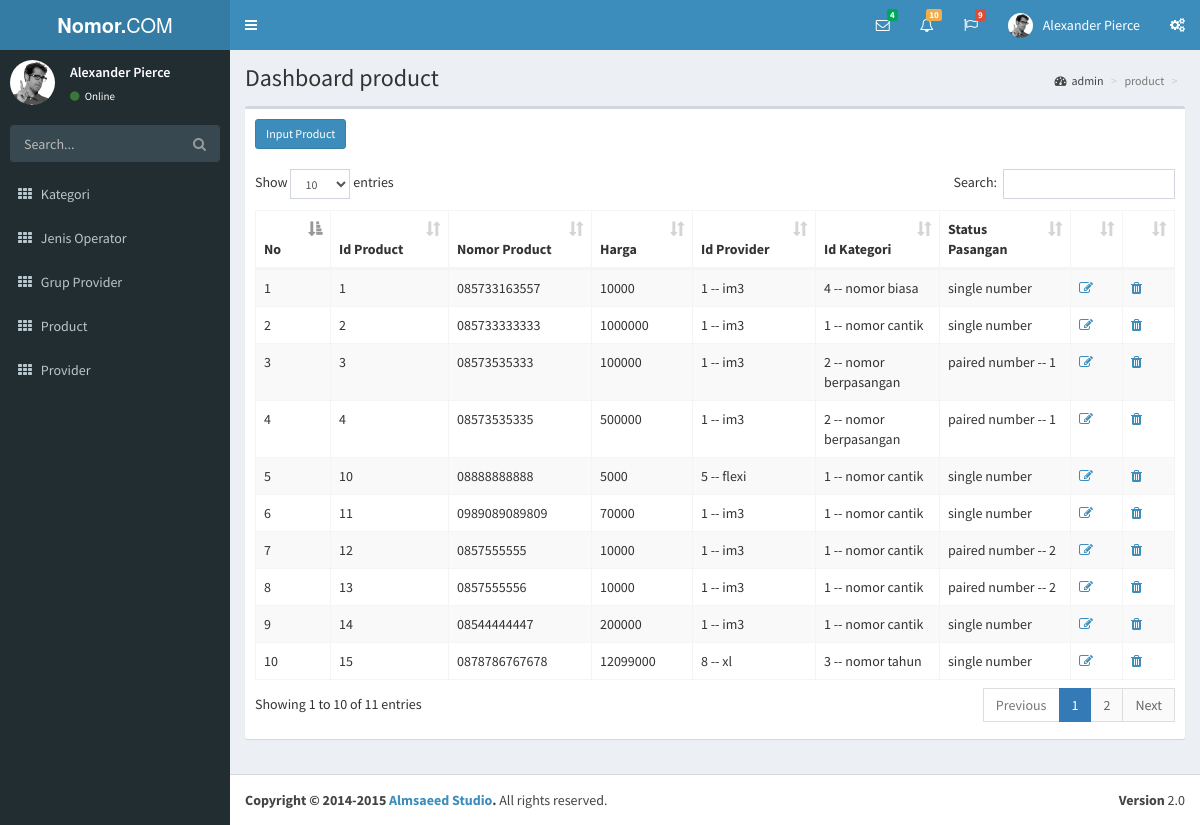
Page /index.php/backend/product on the committed database.
### tables this page shows
CREATE TABLE IF NOT EXISTS `product` (
  `idproduct` int(11) NOT NULL AUTO_INCREMENT,
  `nomorproduct` varchar(50) NOT NULL,
  `potongnomorproduct` varchar(40) NOT NULL,
  `hargaproduct` int(11) NOT NULL,
  `idprovider` int(11) NOT NULL,
  `idkategori` int(11) NOT NULL,
  `statuspasangan` int(11) NOT NULL,
  PRIMARY KEY (`idproduct`)
);

CREATE TABLE IF NOT EXISTS `provider` (
  `idprovider` int(11) NOT NULL AUTO_INCREMENT,
  `namaprovider` varchar(50) NOT NULL,
  `logoprovider` text NOT NULL,
  `idgrupprovider` int(11) NOT NULL,
  `idjenisoperator` int(11) NOT NULL,
  PRIMARY KEY (`idprovider`)
);

CREATE TABLE IF NOT EXISTS `kategori` (
  `idkategori` int(11) NOT NULL AUTO_INCREMENT,
  `namakategori` varchar(50) NOT NULL,
  PRIMARY KEY (`idkategori`)
);

### application/libraries/Template.php (called while the page is built)
<?php if ( ! defined('BASEPATH')) exit('No direct script access allowed');
class Template {
		var $template_data = array();
		function set($name, $value)
		{
			$this->template_data[$name] = $value;
		}
		function load($template = '', $view = '' , $view_data = array(), $return = FALSE)
		{
			$this->CI =& get_instance();
			$this->set('contents', $this->CI->load->view($view, $view_data, TRUE));
			return $this->CI->load->view($template, $this->template_data, $return);
		}
}

### application/controllers/backend/Product.php (called while the page is built, shortened)
<?php
class Product extends CI_Controller {
    function index() {
        $data['record'] = $this->ProductModel->selectAll()->result();
        $this->template->load('backend', 'admin/product/data', $data);
    }
}
?>

### index.php (called while the page is built, shortened)
<?php
require_once BASEPATH.'core/CodeIgniter.php';

### application/models/ProductModel.php (called while the page is built, shortened)
<?php
class ProductModel extends CI_Model {
    function selectAll() {
        return $this->db->get('product');
    }
}
?>

### application/views/admin/product/data.php (the view, shortened to what this page needs)
<link href="<?php echo base_url() ?>template/adminlte/plugins/datatables/dataTables.bootstrap.css" rel="stylesheet" type="text/css" />
<div class="box" id="productresult">
    <div class="box-header">
        <div><?php
            echo anchor('backend/product/add', 'Input Product', array('class' => 'btn btn-primary btn-sm'));
            ?></div>
    </div>
    <div class="box-body">
        <table id="example1" class="table table-bordered table-striped">
            <thead>
                <tr>
                    <th>No</th>
                    <th>Id Product</th>
                    <th>Nomor Product</th>
                    <th>Harga</th>
                    <th>Id Provider</th>
                    <th>Id Kategori</th>
                    <th>Status Pasangan</th>
                    <th></th>
                    <th></th>
                </tr>
            </thead>
            <tbody>
                <?php
                $no = 1;
                foreach ($record as $r) {
                    echo" <tr class='dataprod$r->idproduct'>
                                <td width='5'>$no</td>
                                <td width='5'>$r->idproduct</td>
                                <td width='48'>$r->nomorproduct</td>
                                <td width='48'>$r->hargaproduct</td>";
                    $provider = $this->db->get_where('provider', array('idprovider' => $r->idprovider))->row_array();
                    $kategori = $this->db->get_where('kategori', array('idkategori' => $r->idkategori))->row_array();
                    echo" <td width='48'>$r->idprovider -- ";
                    echo $provider['namaprovider'];
                    echo" <td width='48'>$r->idkategori -- ";
                    echo $kategori['namakategori'];
                    if ($r->statuspasangan == 0) {
                        echo" <td width = '48'>single number</td> ";
                    } else {
                        echo" <td width = '48'>paired number -- $r->statuspasangan</td> ";
                    }
                    echo "<td width = '10'>" . anchor("backend/product/edit/" . $r->idproduct, "<i class = 'fa fa-edit'>", array('title' => 'edit data')) . "</td>
                    <td width = '10'><a class = 'fa fa-trash' title = 'hapus data' onclick = 'deleteprod($r->idproduct)'><a> </td>
                    </tr>
                    ";
                    $no++;
                }
                ?>
            </tbody>
        </table>
    </div>
</div>

### rows in the picture
product: idproduct "1", nomorproduct "085733163557", hargaproduct "10000", idprovider "1", idprovider.namaprovider "im3", idkategori "4", idkategori.namakategori "nomor biasa", statuspasangan "single number"
product: idproduct "2", nomorproduct "085733333333", hargaproduct "1000000", idprovider "1", idprovider.namaprovider "im3", idkategori "1", idkategori.namakategori "nomor cantik", statuspasangan "single number"
product: idproduct "3", nomorproduct "08573535333", hargaproduct "100000", idprovider "1", idprovider.namaprovider "im3", idkategori "2", idkategori.namakategori "nomor berpasangan", statuspasangan "1"
product: idproduct "4", nomorproduct "08573535335", hargaproduct "500000", idprovider "1", idprovider.namaprovider "im3", idkategori "2", idkategori.namakategori "nomor berpasangan", statuspasangan "1"
product: idproduct "10", nomorproduct "08888888888", hargaproduct "5000", idprovider "5", idprovider.namaprovider "flexi", idkategori "1", idkategori.namakategori "nomor cantik", statuspasangan "single number"
product: idproduct "11", nomorproduct "0989089089809", hargaproduct "70000", idprovider "1", idprovider.namaprovider "im3", idkategori "1", idkategori.namakategori "nomor cantik", statuspasangan "single number"
product: idproduct "12", nomorproduct "0857555555", hargaproduct "10000", idprovider "1", idprovider.namaprovider "im3", idkategori "1", idkategori.namakategori "nomor cantik", statuspasangan "2"
product: idproduct "13", nomorproduct "0857555556", hargaproduct "10000", idprovider "1", idprovider.namaprovider "im3", idkategori "1", idkategori.namakategori "nomor cantik", statuspasangan "2"
product: idproduct "14", nomorproduct "08544444447", hargaproduct "200000", idprovider "1", idprovider.namaprovider "im3", idkategori "1", idkategori.namakategori "nomor cantik", statuspasangan "single number"
product: idproduct "15", nomorproduct "0878786767678", hargaproduct "12099000", idprovider "8", idprovider.namaprovider "xl", idkategori "3", idkategori.namakategori "nomor tahun", statuspasangan "single number"

### other values in the picture
$this->uri->segment(2) "product"
